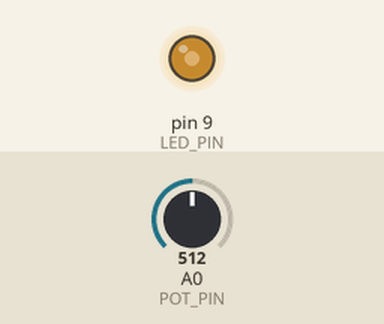
Recording of a sketch running on a simulated Arduino Uno, built with avr-gcc and run on an emulated ATmega328P. Shown: output pins drawn as LEDs (lit = HIGH). Inputs (shaded band) come from the test bench; at power-on: A0 (POT_PIN) = 512. What the sketch prints to the serial monitor is not drawn.

Above: at 1.2 s.
1.3 s: A0 (POT_PIN) set to 716
At 2.3 s:
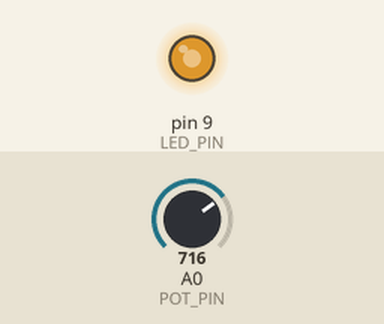
2.8 s: A0 (POT_PIN) set to 900
At 3.9 s:
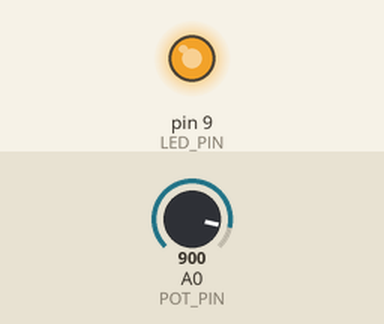
4.3 s: A0 (POT_PIN) set to 408
At 5.4 s:
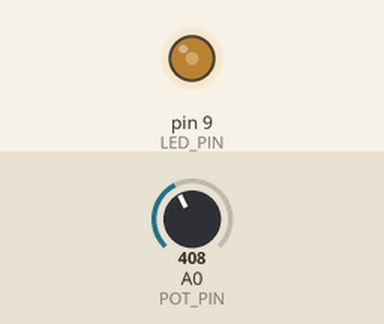
7.3 s: A0 (POT_PIN) set to 383
At 8.6 s:
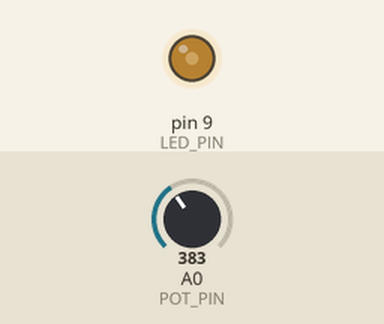
10.3 s: A0 (POT_PIN) set to 105
At 11.5 s:
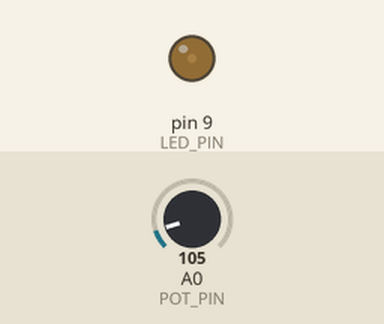
11.8 s: A0 (POT_PIN) set to 90
At 13.2 s:
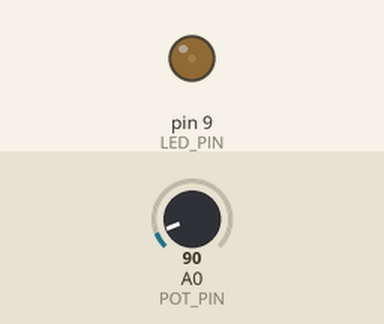
Timing chart, 0 to 14.3 s (numbered marks = the images above; inputs shaded):
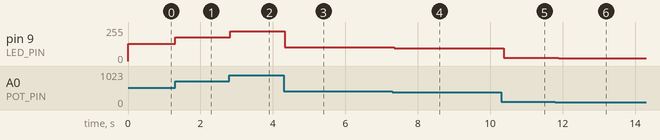

The sketch:

EXP-03.ino
```cpp
#define LED_PIN 9
#define POT_PIN A0

void setup() {
  pinMode(LED_PIN, OUTPUT);
  Serial.begin(9600);
}

void loop() {
  int pot_val = analogRead(POT_PIN);
  int brightness = pot_val / 4; // analogRead gives 0–1023, analogWrite needs 0–255

  analogWrite(LED_PIN, brightness);

  Serial.print("Potentiometer Value: ");
  Serial.print(pot_val);
  Serial.print(" → LED Brightness: ");
  Serial.println(brightness);

  delay(100); // Add a short delay to avoid flooding the serial monitor
}
```

Measured:
- after the input at 1.3 s, pin 9 (LED_PIN): 128/255 → 179/255 at once
- after the input at 2.8 s, pin 9 (LED_PIN): 179/255 → 225/255 at once
- after the input at 4.3 s, pin 9 (LED_PIN): 225/255 → 102/255 at once
- after the input at 7.3 s, pin 9 (LED_PIN): 102/255 → 95/255 after 0.06 s
- after the input at 10.3 s, pin 9 (LED_PIN): 95/255 → 26/255 after 0.08 s
- after the input at 11.8 s, pin 9 (LED_PIN): 26/255 → 22/255 after 0.09 s
